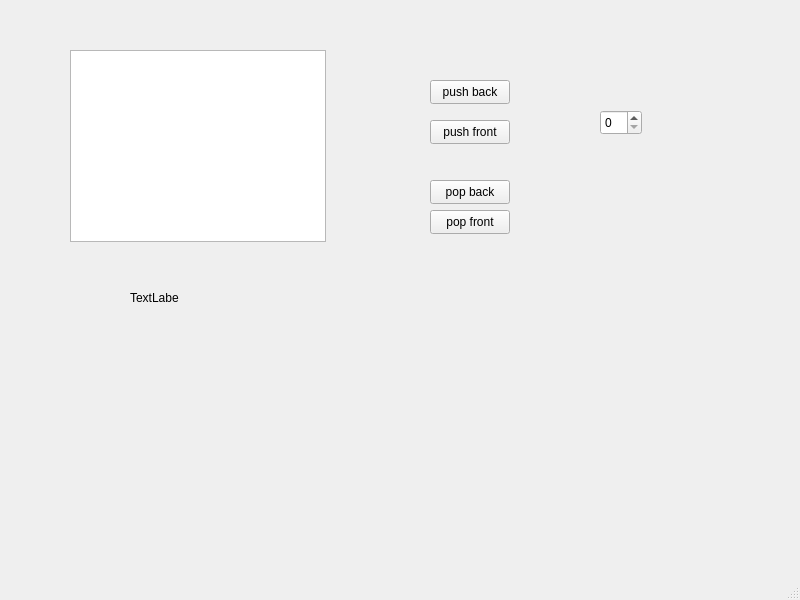
<?xml version="1.0" encoding="UTF-8"?>
<ui version="4.0">
 <class>MainWindow</class>
 <widget class="QMainWindow" name="MainWindow">
  <property name="geometry">
   <rect>
    <x>0</x>
    <y>0</y>
    <width>800</width>
    <height>600</height>
   </rect>
  </property>
  <property name="windowTitle">
   <string>MainWindow</string>
  </property>
  <widget class="QWidget" name="centralwidget">
   <widget class="QListWidget" name="listWidget">
    <property name="enabled">
     <bool>true</bool>
    </property>
    <property name="geometry">
     <rect>
      <x>70</x>
      <y>50</y>
      <width>256</width>
      <height>192</height>
     </rect>
    </property>
   </widget>
   <widget class="QPushButton" name="pushButton_pushb">
    <property name="geometry">
     <rect>
      <x>430</x>
      <y>80</y>
      <width>80</width>
      <height>24</height>
     </rect>
    </property>
    <property name="text">
     <string>push back</string>
    </property>
   </widget>
   <widget class="QPushButton" name="pushButton_pushf">
    <property name="geometry">
     <rect>
      <x>430</x>
      <y>120</y>
      <width>80</width>
      <height>24</height>
     </rect>
    </property>
    <property name="text">
     <string>push front</string>
    </property>
   </widget>
   <widget class="QPushButton" name="pushButton_popb">
    <property name="geometry">
     <rect>
      <x>430</x>
      <y>180</y>
      <width>80</width>
      <height>24</height>
     </rect>
    </property>
    <property name="text">
     <string>pop back</string>
    </property>
   </widget>
   <widget class="QPushButton" name="pushButton_popf">
    <property name="geometry">
     <rect>
      <x>430</x>
      <y>210</y>
      <width>80</width>
      <height>24</height>
     </rect>
    </property>
    <property name="text">
     <string>pop front</string>
    </property>
   </widget>
   <widget class="QSpinBox" name="spinBox">
    <property name="geometry">
     <rect>
      <x>600</x>
      <y>110</y>
      <width>42</width>
      <height>25</height>
     </rect>
    </property>
   </widget>
   <widget class="QLabel" name="label">
    <property name="geometry">
     <rect>
      <x>130</x>
      <y>290</y>
      <width>49</width>
      <height>16</height>
     </rect>
    </property>
    <property name="text">
     <string>TextLabel</string>
    </property>
   </widget>
  </widget>
  <widget class="QMenuBar" name="menubar">
   <property name="geometry">
    <rect>
     <x>0</x>
     <y>0</y>
     <width>800</width>
     <height>21</height>
    </rect>
   </property>
  </widget>
  <widget class="QStatusBar" name="statusbar"/>
 </widget>
 <resources/>
 <connections/>
</ui>
